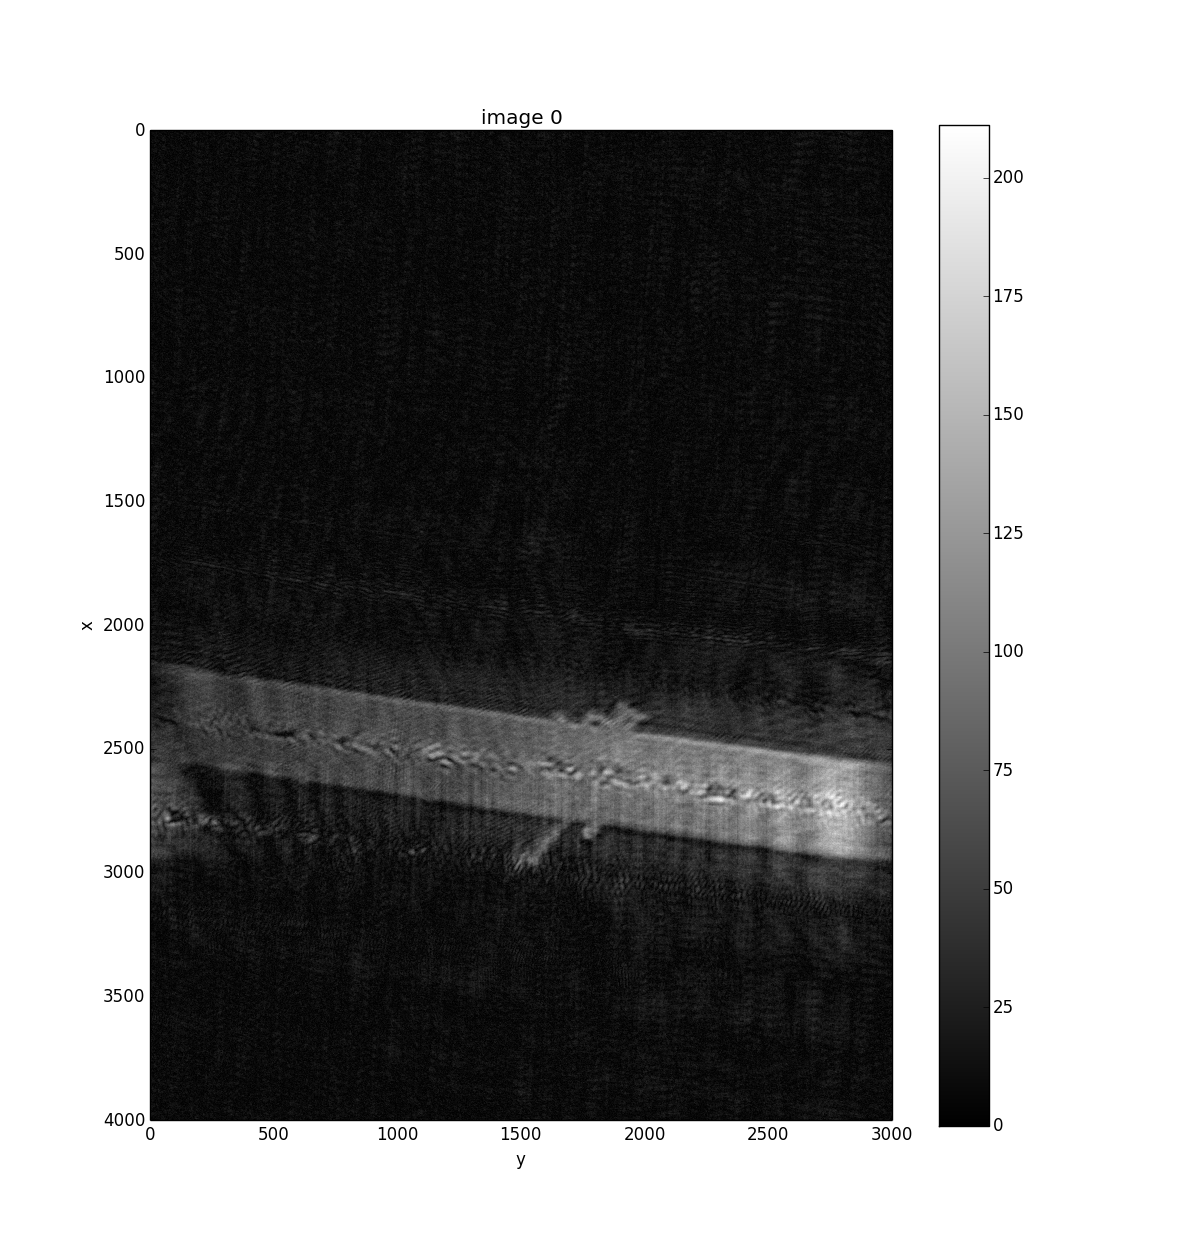

Source code (Python):
from __future__ import division,print_function
import holopy as hp
import numpy as np
import matplotlib.pyplot as plt


def loadHolo():
    optics = hp.core.Optics(wavelen=.66, index=1.33, polarization=[1.0, 0.0])

    magnification = 20
    Spacing = 6.8 / magnification

    obj = hp.load('P1000006.JPG', spacing=Spacing, optics=optics)
    ref = hp.load('P1000007.JPG', spacing=Spacing, optics=optics)

    holo = obj - ref

    return holo

holo = loadHolo()
#rec = hp.propagate(holo[1000:,1000:], np.linspace(15750, 16500, 10))
rec = hp.propagate(holo, 16000)

#hp.show(holo)
#plt.show()

hp.show(rec)
plt.show()

''' 3D plotting - useful? '''
#from mayavi import mlab
#mlab.contour3d(recInt)
##    mlab.pipeline.volume(mlab.pipeline.scalar_field(newImg))
#mlab.axes(x_axis_visibility=True,y_axis_visibility=True,z_axis_visibility=True)
#mlab.outline()
#mlab.show()
